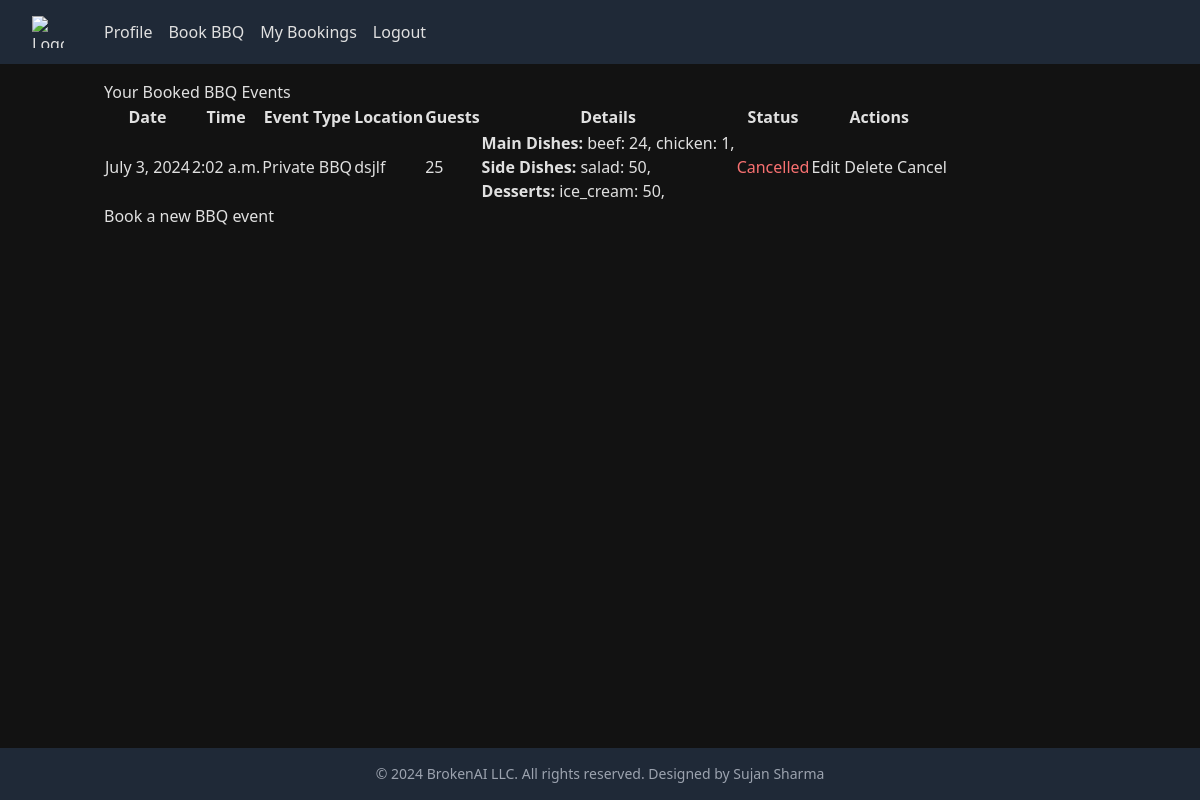
Page /my-bookings/ (signed in) on the committed database.
### accounts/models.py (models this page shows, shortened)
class BBQBooking(models.Model):
    user = models.ForeignKey(settings.AUTH_USER_MODEL, on_delete=models.CASCADE, related_name='bbq_bookings')
    status = models.IntegerField(default=0)  # 0: Pending, 1: Confirmed, 2: Cancelled, 3: Completed
    date = models.DateField()
    time = models.TimeField()
    location = models.CharField(max_length=255)
    guests = models.IntegerField()
    EVENT_TYPES = [
        ('private', 'Private BBQ'),
        ('company', 'Company BBQ'),
        ('wedding', 'Wedding BBQ'),
        ('school', 'School BBQ'),
        ('themed', 'Themed BBQ'),
        ('breakfast', 'Breakfast Catering'),
        ('holiday', 'Holiday Catering'),
    ]
    event_type = models.CharField(max_length=20, choices=EVENT_TYPES, default='private')
    MAIN_DISHES = [
        ('beef', 'Beef'),
        ('chicken', 'Chicken'),
        ('pork', 'Pork'),
        ('fish', 'Fish'),
    ]
    main_dishes = models.JSONField()  # Store as {"beef": 10, "chicken": 5, ...}
    SIDE_DISHES = [
        ('salad', 'Salad'),
        ('corn', 'Corn'),
        ('potatoes', 'Potatoes'),
        ('beans', 'Beans'),
        ('coleslaw', 'Coleslaw'),
    ]
    side_dishes = models.JSONField()  # Store as {"salad": 15, "corn": 10, ...}
    DESSERTS = [
        ('ice_cream', 'Ice Cream'),
        ('fruit', 'Fruit'),
    ]
    desserts = models.JSONField()  # Store as {"ice_cream": 20, "fruit": 10}
    drinks = models.IntegerField()  # Total number of drinks (same as guests)

### accounts/views.py (the view)
# urls.py: path('my-bookings/', views.view_booked_events, name='view_booked_events'),
@login_required
def view_booked_events(request):
    bookings = BBQBooking.objects.filter(user=request.user).order_by('date', 'time')
    return render(request, 'booked_events.html', {'bookings': bookings})

### accounts/templates/booked_events.html (shortened to what this page needs)
{% extends "base.html" %}
{% block content %}
<h2>Your Booked BBQ Events</h2>
{% if bookings %}
<table>
    <thead>
        <tr>
            <th>Date</th>
            <th>Time</th>
            <th>Event Type</th>
            <th>Location</th>
            <th>Guests</th>
            <th>Details</th>
            <th>Status</th>
            <th>Actions</th>
        </tr>
    </thead>
    <tbody>
        {% for booking in bookings %}
        <tr>
            <td>{{ booking.date }}</td>
            <td>{{ booking.time }}</td>
            <td>{{ booking.get_event_type_display }}</td>
            <td>{{ booking.location }}</td>
            <td>{{ booking.guests }}</td>
            <td>
                <strong>Main Dishes:</strong>
                {% for dish, count in booking.main_dishes.items %}
                {{ dish }}: {{ count }},
                {% endfor %}
                <br>
                <strong>Side Dishes:</strong>
                {% for dish, count in booking.side_dishes.items %}
                {{ dish }}: {{ count }},
                {% endfor %}
                <br>
                <strong>Desserts:</strong>
                {% for dish, count in booking.desserts.items %}
                {{ dish }}: {{ count }},
                {% endfor %}
            </td>
            <td>
                {%if booking.status == 0 %}
                <span class="text-yellow-400">pending</span>
                {%elif booking.status == 1 %}
                <span class="text-green-400">Confirmed</span>
                {%elif booking.status == 2 %}
                <span class="text-red-400">Cancelled</span>
                {%else%}
                <span class="text-blue-400">Completed</span>
                {%endif%}
            </td>
            <td>
                <a href="{% url 'edit_booking' booking.id %}">Edit</a>
                <form action="{% url 'delete_booking' booking.id %}" method="post" style="display:inline;">
                    <button type="submit"
                        onclick="return confirm('Are you sure you want to delete this booking?');">Delete</button>
                </form>
                <form action="{% url 'cancel_booking' booking.id %}" method="post" style="display:inline;">
                    <button type="submit"
                        onclick="return confirm('Are you sure you want to cancel this booking?');">Cancel</button>
                </form>
            </td>
        </tr>
        {% endfor %}
    </tbody>
</table>
{% else %}
<p>You haven't booked any BBQ events yet.</p>
{% endif %}
<a href="{% url 'book_bbq' %}">Book a new BBQ event</a>
{% endblock %}

### accounts/templates/base.html (style rules this page uses)
body { background-color: #121212; color: #e0e0e0; }

### rows in the picture
BBQBooking: date "July 3, 2024", time "2:02 a.m.", event_type "Private BBQ", location "dsjlf", guests "25", main_dishes "beef" "chicken", main_dishes "24" "1", side_dishes "salad", side_dishes "50", desserts "ice_cream", desserts "50", status "Cancelled"
